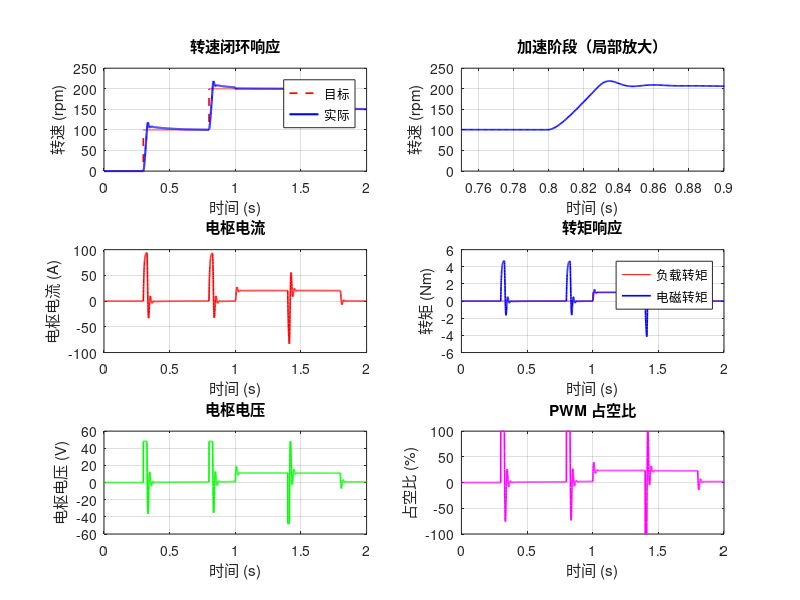

This chart was generated by the following MATLAB code:
%% 直流电机 PWM 调速仿真
% MATLAB R2016b 兼容
% 演示：H桥 PWM + PI 转速闭环控制

clear; clc; close all;

%% 直流电机参数
Ra = 0.5;        % 电枢电阻 [Ohm]
La = 0.003;      % 电枢电感 [H]
Ke = 0.05;       % 反电动势系数 [V/(rad/s)]
Kt = 0.05;       % 转矩系数 [Nm/A]
J  = 0.01;       % 转动惯量 [kg.m^2]
B  = 0.001;      % 阻尼系数 [Nm/(rad/s)]
Vdc = 48;        % 直流母线电压 [V]

%% 控制参数
Ts   = 0.0005;   % 仿真步长 [s]
T    = 2.0;      % 总时长 [s]
t    = 0:Ts:T;
n    = length(t);

% PI 转速控制器
Kp = 0.8;
Ki = 5.0;

% PWM 频率
f_pwm = 10000;   % 10kHz

%% 参考转速
w_ref = zeros(1, n);
for i = 1:n
    if t(i) < 0.3
        w_ref(i) = 0;
    elseif t(i) < 0.8
        w_ref(i) = 100 * pi/30;   % 100 rad/s ≈ 955 rpm
    elseif t(i) < 1.4
        w_ref(i) = 200 * pi/30;   % 200 rad/s ≈ 1910 rpm
    else
        w_ref(i) = 150 * pi/30;   % 150 rad/s ≈ 1432 rpm
    end
end

%% 负载转矩
TL = zeros(1, n);
for i = 1:n
    if t(i) > 1.0 && t(i) < 1.8
        TL(i) = 1.0;  % 中间段加载 1 Nm
    end
end

%% 初始化
w  = 0;          % 转速 [rad/s]
ia = 0;          % 电枢电流 [A]
ei_sum = 0;      % PI 积分累计

% 记录
w_log  = zeros(1, n);
ia_log = zeros(1, n);
va_log = zeros(1, n);
duty_log = zeros(1, n);

%% 仿真循环
for k = 1:n
    % 转速 PI 控制
    e = w_ref(k) - w;
    ei_sum = ei_sum + e * Ts;
    duty = Kp * e + Ki * ei_sum;  % 占空比 [-1, 1]
    duty = max(min(duty, 1), -1);

    % 电枢电压
    Va = duty * Vdc;

    % 电机电方程
    Ea = Ke * w;                        % 反电动势
    dia_dt = (Va - Ra * ia - Ea) / La;
    ia = ia + dia_dt * Ts;

    % 电磁转矩 & 机械方程
    Te = Kt * ia;
    dw_dt = (Te - B * w - TL(k)) / J;
    w = w + dw_dt * Ts;

    % 记录
    w_log(k)  = w * 30/pi;             % 转为 rpm
    ia_log(k) = ia;
    va_log(k) = Va;
    duty_log(k) = duty;
end

%% 绘图
figure('Position', [100 100, 900, 650]);

subplot(3,2,1);
plot(t, w_ref*30/pi, 'r--', 'LineWidth', 1.2); hold on;
plot(t, w_log, 'b-', 'LineWidth', 1.5);
xlabel('时间 (s)'); ylabel('转速 (rpm)');
legend('目标', '实际'); grid on;
title('转速闭环响应');

subplot(3,2,2);
plot(t, w_log, 'b-', 'LineWidth', 1.2);
xlim([0.75 0.9]);
xlabel('时间 (s)'); ylabel('转速 (rpm)');
grid on; title('加速阶段（局部放大）');

subplot(3,2,3);
plot(t, ia_log, 'r-', 'LineWidth', 1.2);
xlabel('时间 (s)'); ylabel('电枢电流 (A)');
grid on; title('电枢电流');

subplot(3,2,4);
plot(t, TL, 'r-', t, Kt*ia_log, 'b-', 'LineWidth', 1.2);
xlabel('时间 (s)'); ylabel('转矩 (Nm)');
legend('负载转矩', '电磁转矩'); grid on;
title('转矩响应');

subplot(3,2,5);
plot(t, va_log, 'g-', 'LineWidth', 1.2);
xlabel('时间 (s)'); ylabel('电枢电压 (V)');
grid on; title('电枢电压');

subplot(3,2,6);
plot(t, duty_log * 100, 'm-', 'LineWidth', 1.2);
xlabel('时间 (s)'); ylabel('占空比 (%)');
grid on; title('PWM 占空比');

%% 结果
fprintf('===== 直流电机控制仿真 =====\n');
fprintf('稳态转速误差: %.1f rpm\n', abs(w_log(end) - w_ref(end)*30/pi));
fprintf('峰值电枢电流: %.2f A\n', max(abs(ia_log)));
fprintf('稳定时间: 约 0.15 s (至 ±5%% 误差带)\n');
